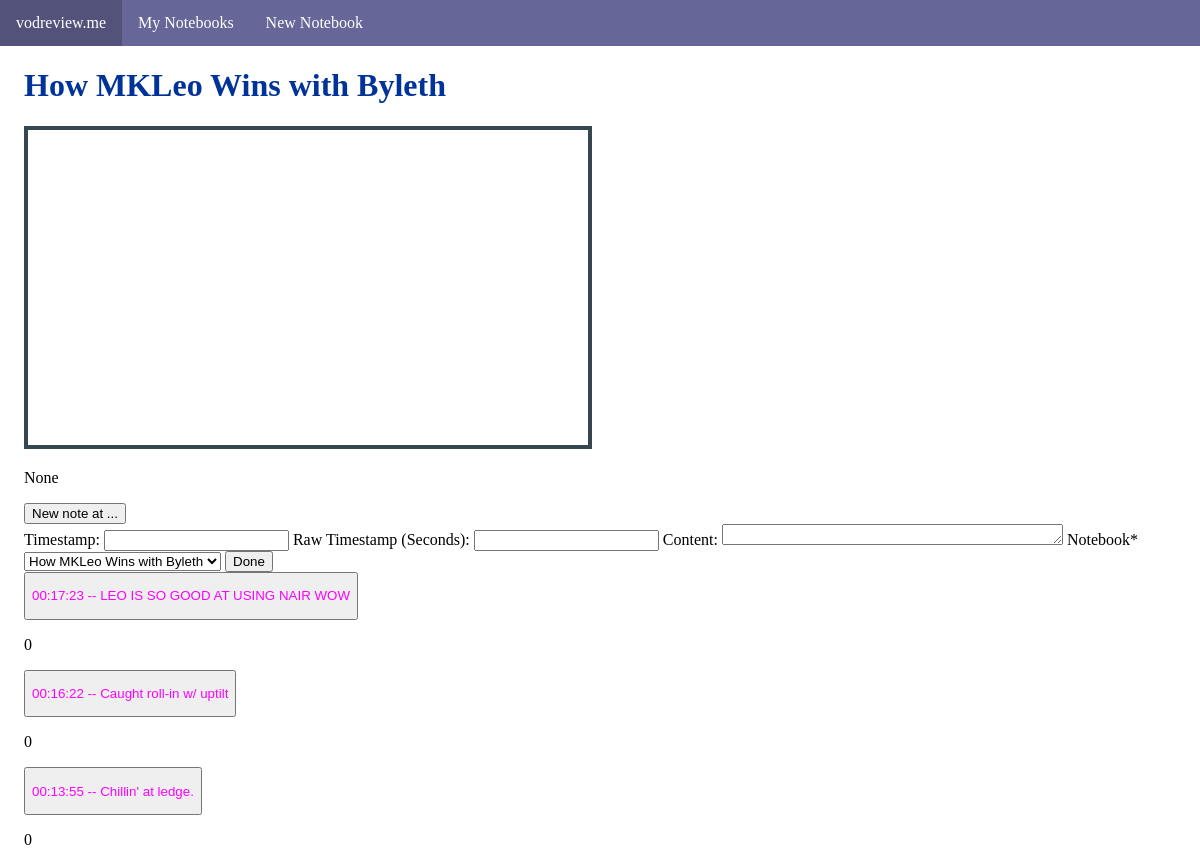
Page /notebook/0Tc3Yn3Fe7Cl/ on the earlier database version.
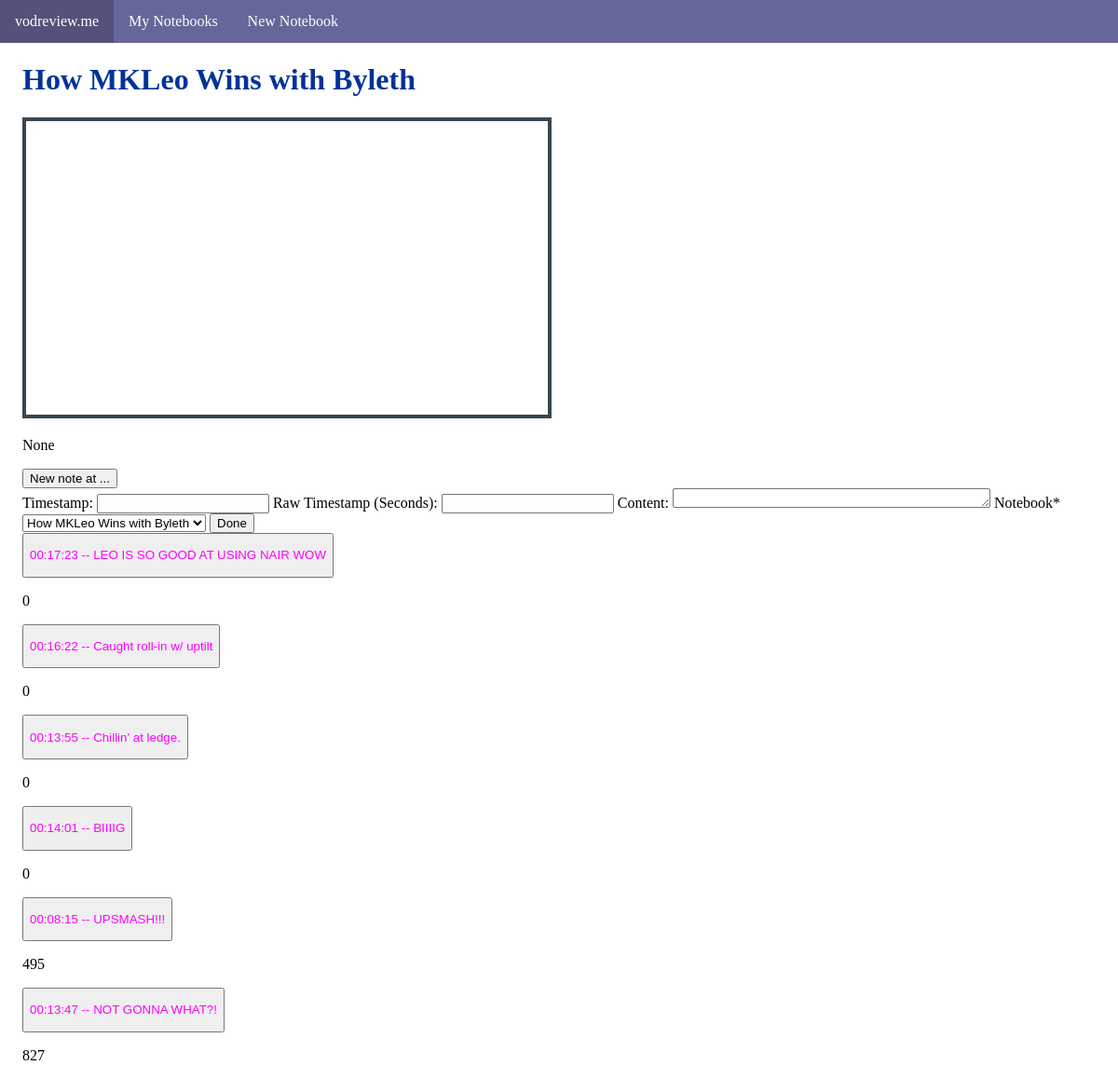
Same page on the later database version.
### note_taker/models.py (models this page shows, shortened)
class Notebook(models.Model):
	title = models.CharField(max_length=100)
	date_created = models.DateTimeField(default=timezone.now)
	author = models.ForeignKey(User, on_delete=models.CASCADE)
	youtube_id = models.CharField(max_length=100, default="Will fill automatically") #youtube ID #default is furret vid
	notebook_id = models.CharField(max_length=100, default='Randomly generated') #randomly generated id
	description = models.CharField(max_length=500, default=None, blank=True, null=True)
	def __str__(self):
		return "%s, Youtube ID: %s, Notebook ID: %s" % (self.title, self.youtube_id, self.notebook_id)

class Note(models.Model):
	timestamp = models.CharField(max_length=100, default="01:27") #for now;
	raw_timestamp = models.IntegerField(default="0")
	content = models.TextField()
	date_posted = models.DateTimeField(default=timezone.now)
	notebook = models.ForeignKey(Notebook, on_delete=models.CASCADE)

### note_taker/views.py (the view)
# urls.py: path('', views.notebook_list, name="note-taker-notebook-list"),
def notebook(request, id_num):
	if request.method == 'POST':
		form = NoteForm(request.POST)
		if form.is_valid():
			form.save()
			return HttpResponseRedirect(request.path_info)
	else:
		form = NoteForm()
	def find_notebook(id_num):
		for book in Notebook.objects.all():
			if book.notebook_id == id_num:
				return book
	def find_notes(id_num):
		return Note.objects.all().filter(notebook=find_notebook(id_num))
	context = {
		'notebook': find_notebook(id_num),#Notebook.objects.all(),
		'notes': find_notes(id_num),
		'form': form,
	}
	return render(request, 'note_taker/notebook.html', context)

### note_taker/forms.py
class NoteForm(ModelForm):
	class Meta:
		model = Note
		fields = ['timestamp', 'raw_timestamp', 'content', 'notebook']

### note_taker/templates/note_taker/notebook.html (shortened to what this page needs)
{% extends "note_taker/base.html" %}
{% block content%}
	<h1 class="notebooktitle">{{ notebook.title }}</h1>
	<div class="vidcontainer">
		<iframe id="your-iframe"
			width="560"
			height="315"
			frameborder="0"
			style="border: solid 4px #37474F"
			src="https://www.youtube.com/embed/{{ notebook.youtube_id }}?enablejsapi=1"
			title="YouTube video player"
			frameborder="0"
			allow="accelerometer; autoplay; clipboard-write; encrypted-media; gyroscope; picture-in-picture;"
			allowfullscreen>
		</iframe>
	</div>
	<div class="vidinfo">
		<p>{{ notebook.description }}</p>
	</div>
	<div>
		<button id="new-note-btn" onclick="newNote();">New note at ...</button>
	</div>
	{% load crispy_forms_tags %}
	<form action="" method="post">
		<label for="{{ form.timestamp.id_for_label }}">Timestamp:</label>
		<input type="text" name="timestamp" maxlength="100" class="textinput textInput form-control" required id="id_timestamp">
		<label for="{{ form.raw_timestamp.id_for_label }}">Raw Timestamp (Seconds):</label>
		<input type="number" name="raw_timestamp" maxlength="100" class="textinput textInput form-control" required id="id_rawtimestamp">
		<label for="{{ form.content.id_for_label }}">Content:</label>
		<textarea name="content" cols="40" rows="1" class="textarea form-control" required id="id_content"></textarea>
		<label for="id_notebook" class=" requiredField">Notebook<span class="asteriskField">*</span></label>
		<select name="notebook" class="select form-control" required id="id_notebook">
			<option value="{{ notebook.id }}" selected>{{ notebook.title }}</option>
		</select>
		<input type="submit" value="Done">
	</form>
	{% for note in notes %}
		<div class="notecontainer">
			<div style="display: inline;">
				<button onclick="seek();"><p style="color: magenta;">{{ note.timestamp }}</a> -- {{ note.content }}</p></button>
				<p id="id_raw_timestamp_second">{{ note.raw_timestamp }}</p>
			</div>
		</div>
	{% endfor %}
 {% endblock content %}

### note_taker/templates/note_taker/base.html (shortened to what this page needs)
{% load static %}
<!DOCTYPE html>
<html>
<head>
	<link rel="stylesheet" type="text/css" href="{% static 'note_taker/main.css' %}">
</head>
<body>
	<nav>
		<ul>
			<li><a href="{% url 'note-taker-notebook-list' %}">vodreview.me</a></li>
			<li><a href="{% url 'note-taker-notebook-list' %}">My Notebooks</a></li>
			<li><a href="{% url 'notebook-new' %}">New Notebook</a></li>
		</ul>
	</nav>
	<main>
	{% block content %}{% endblock %}
	</main>
</body>
</html>

### note_taker/static/note_taker/main.css (style rules this page uses)
body { margin: 0; }
nav { display: inline; margin: 0; }
ul { list-style-type: none; margin: 0; padding: 0; overflow: hidden; background-color: #666699; }
li { float: left; }
li a { display: block; color: white; text-align: center; padding: 14px 16px; text-decoration: none; }
main { margin-left: 2%; margin-right: 2%; }
h1.notebooktitle { color: #003399; }
div.vidcontainer { margin-left: auto; margin-right: auto; }
div.notecontainer { display: inline; margin: 0; padding: 0; }

Differences in the rows shown:
added Note: timestamp "00:14:01", content "BIIIIG", raw_timestamp "0"
added Note: timestamp "00:08:15", content "UPSMASH!!!", raw_timestamp "495"
added Note: timestamp "00:13:47", content "NOT GONNA WHAT?!", raw_timestamp "827"
